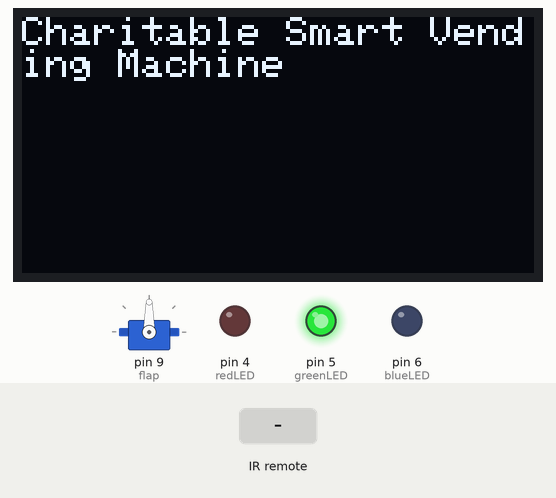
The sketch below on a simulated Arduino Uno, built with avr-gcc and run on an emulated ATmega328P. Shown: servo, 128×64 one-colour display, output pins drawn as LEDs (lit = HIGH). The test bench sets the inputs (shaded band). What the sketch prints to the serial monitor is not drawn.

Above: at 3.2 s.
3.3 s: infrared code 0x1FE48B7 received
At 5.6 s:
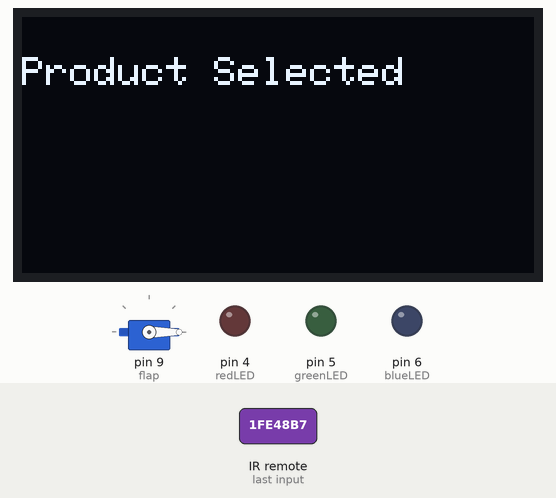
6.0 s: infrared code 0x1FE58A7 received
At 10.0 s:
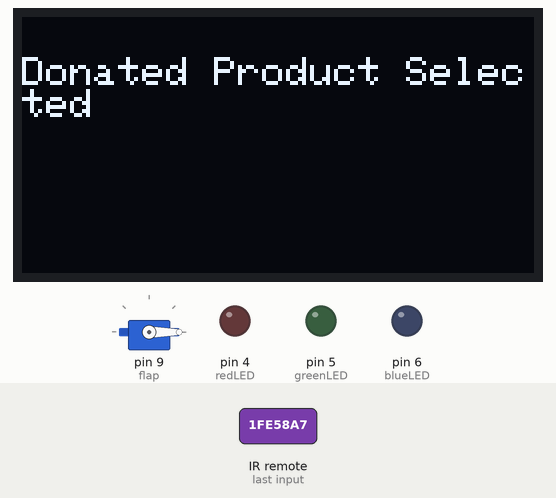
11.0 s: infrared code 0x1FE7887 received
At 14.4 s:
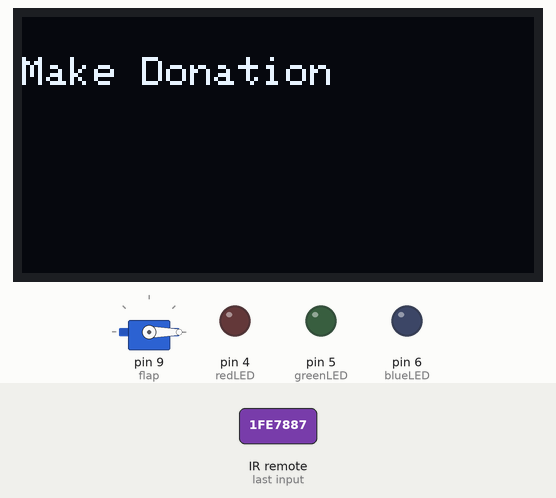
16.7 s: infrared code 0x1FE609F received
At 19.9 s:
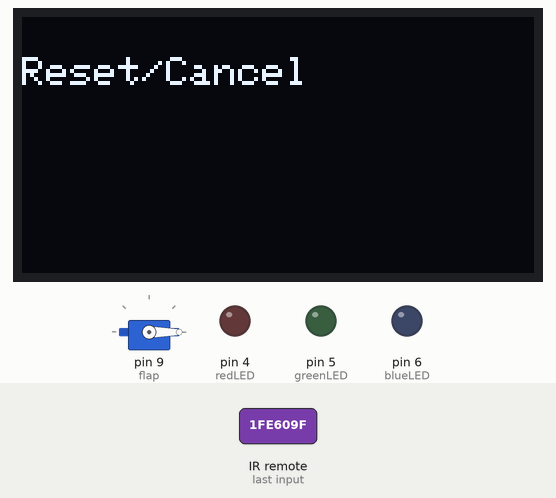
22.4 s: infrared code 0x1FE20DF received
At 24.3 s:
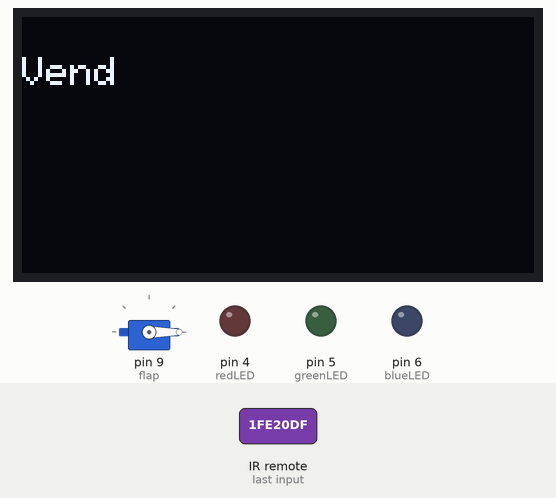
27.2 s: infrared code 0x1FE48B7 received
At 31.6 s:
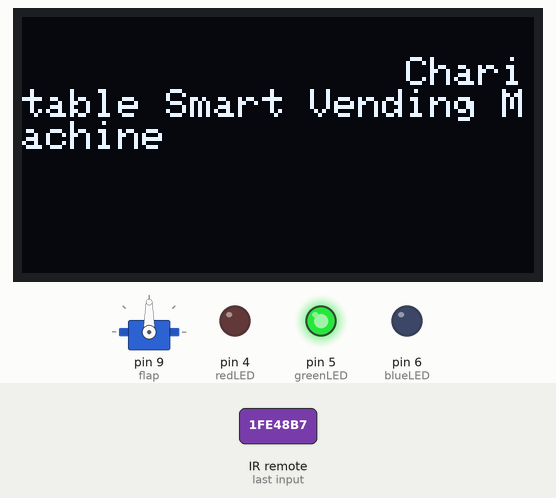
Timing chart, 0 to 32.8 s (numbered marks = the images above; inputs shaded):
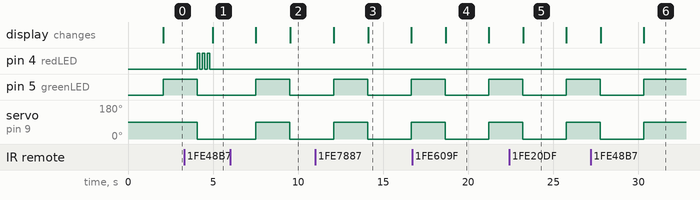

Measured:
- after the input at 3.3 s, pin 5 (greenLED): goes on until 4.1 s, then stays LOW; servo on pin 9 (flap): goes on until 4.1 s, then stays 0°; the display: changes after 1.7 s (image 1)
- after the input at 6.0 s, the display: first differs from a run without the input after 3.6 s (image 2)
- after the input at 11.0 s, the display: first differs from a run without the input after 3.1 s (image 3)
- after the input at 16.7 s, pin 5 (greenLED): HIGH → LOW after 1.9 s, → HIGH 2.6 s later; servo on pin 9 (flap): 90° → 0° after 1.9 s, → 90° 2.6 s later; the display: changes after 2.0 s (image 4)
- after the input at 22.4 s, pin 5 (greenLED): HIGH → LOW after 0.80 s, → HIGH 2.6 s later; servo on pin 9 (flap): 90° → 0° after 0.80 s, → 90° 2.6 s later; the display: changes after 0.82 s (image 5)
- after the input at 27.2 s, pin 5 (greenLED): HIGH → LOW after 0.55 s, → HIGH 2.6 s later; servo on pin 9 (flap): 90° → 0° after 0.55 s, → 90° 2.6 s later; the display: first changes after 0.58 s (image 6 shows a later state)
- by itself, pin 4 (redLED): alternates HIGH for 0.15 s and LOW for 0.15 s, 6 changes in all, then stays LOW

The sketch:

Vending_Machine.ino
```cpp
//=================================
//            Libraries
//=================================
#include <Servo.h>                       //Using the Servo Library
#include <IRremote.h>                    //Using the IR Remote Library
//Libraries needed for the OLED Display
#include <Wire.h>
#include <Adafruit_GFX.h>
#include <Adafruit_SSD1306.h>

//=================================
//            Servo
//=================================
Servo flap;                              //Naming the Servo for easier use
int angle = 0;                           //Define a variable to control the angle of the Servo

//=================================
//            LEDs
//=================================
int redLED = 4;                          //Define variable for Pin Number of Red LED
int greenLED = 5;                        //Define variable for Pin Number of Green LED
int blueLED = 6;                         //Define variable for Pin Number of Blue LED
int i = 1;                               //Define global variable for while loop

//=================================
//            IR Sensor
//=================================
long int IRval;                          //Define variable for the reading of a button press
int IR_Recv = 2;                         //Define variable for Pin Number of IR Receiver
IRrecv irrecv(IR_Recv);                  //Calling function from IRremote Library
decode_results results;                  //Calling function from IRremote Library

//=================================
//            OLED Display
//=================================
#define SCREEN_WIDTH 128                 // OLED display width, in pixels
#define SCREEN_HEIGHT 64                 // OLED display height, in pixels
// Declaration for an SSD1306 display connected to I2C (SDA, SCL pins)
Adafruit_SSD1306 display(SCREEN_WIDTH, SCREEN_HEIGHT, &Wire, -1);

void setup() {
  // put your setup code here, to run once:

  flap.attach(9);                        //Attach the signal pin of Servo to Arduino Digital Pin 9
  pinMode(redLED, OUTPUT);               //Define the Arduino Digital Pin for the Red LED
  pinMode(greenLED, OUTPUT);             //Define the Arduino Digital Pin for the Green LED
  pinMode(blueLED, OUTPUT);              //Define the Arduino Digital Pin for the Blue LED
  Serial.begin(9600);                  //Begin the Serial Monitor for debugging
  irrecv.enableIRIn();                   // Starts the receiver

    //DISPLAY
  if(!display.begin(SSD1306_SWITCHCAPVCC, 0x3C)) { // Address 0x3D for 128x64
    Serial.println(F("SSD1306 allocation failed"));
    for(;;);
  }
  delay(2000);
  display.clearDisplay();
  display.setTextSize(1);
  display.setTextColor(WHITE);
  display.println("Charitable Smart Vending Machine");
  display.display();

}

void loop() {
  // put your main code here, to run repeatedly:

  IR();                                 //Calls the IR Function

  //if payment successful the flap will open and green LED wil glow
  digitalWrite(greenLED, HIGH);         //Green LED glows
  flap.write(90);                       //Servo rotates 90°
  delay(2000);                          //wait for 2 seconds
  flap.write(0);                        //Servo rotates back 90° to its initial position
  digitalWrite(greenLED, LOW);          //Green LED stops glowing


  //if payment not successful
  //Red LED will blink 3 times to indicate unsuccessful payment
  while(i<=3){
    digitalWrite(redLED, HIGH);
    delay(150);
    digitalWrite(redLED, LOW);
    delay(150);
    i++;


  }

}


void IR()
{
  //Uses functions from IRremote Library to read values of buttons on the remote
  if (irrecv.decode(&results)){
  IRval = results.value;                  //Stores the value of readings in the variable
  //Serial.println(IRval);                //Debug line to check the value of IR Signal

  if(IRval == 33441975)
  {
    Serial.println("Product Selected");
    display.clearDisplay();
    display.setCursor(0, 10);
    display.print("Product Selected");
    display.display();
    delay(2500);
    display.clearDisplay();
    display.print("Charitable Smart Vending Machine");
    display.display();
    }
  if(IRval == 33446055)
  {
    Serial.println("Donated Product Selected");
    display.clearDisplay();
    display.setCursor(0, 10);
    display.print("Donated Product Selected");
    display.display();
    delay(2500);
    display.clearDisplay();
    display.print("Charitable Smart Vending Machine");
    display.display();
    }
    if(IRval == 33454215)
  {
    Serial.println("Make Donation");
    display.clearDisplay();
    display.setCursor(0, 10);
    display.print("Make Donation");
    display.display();
    delay(2500);
    display.clearDisplay();
    display.print("Charitable Smart Vending Machine");
    display.display();
    }
    if(IRval == 33431775 || IRval == 1302831295)
  {
    Serial.println("Vend");
    display.clearDisplay();
    display.setCursor(0, 10);
    display.print("Vend");
    display.display();
    delay(2500);
    display.clearDisplay();
    display.print("Charitable Smart Vending Machine");
    display.display();
    }
    if(IRval == 33448095)
  {
    Serial.println("Reset/Cancel");
    display.clearDisplay();
    display.setCursor(0, 10);
    display.print("Reset/Cancel");
    display.display();
    delay(2500);
    display.clearDisplay();
    display.print("Charitable Smart Vending Machine");
    display.display();
    }
  irrecv.resume();

}
  }
```
